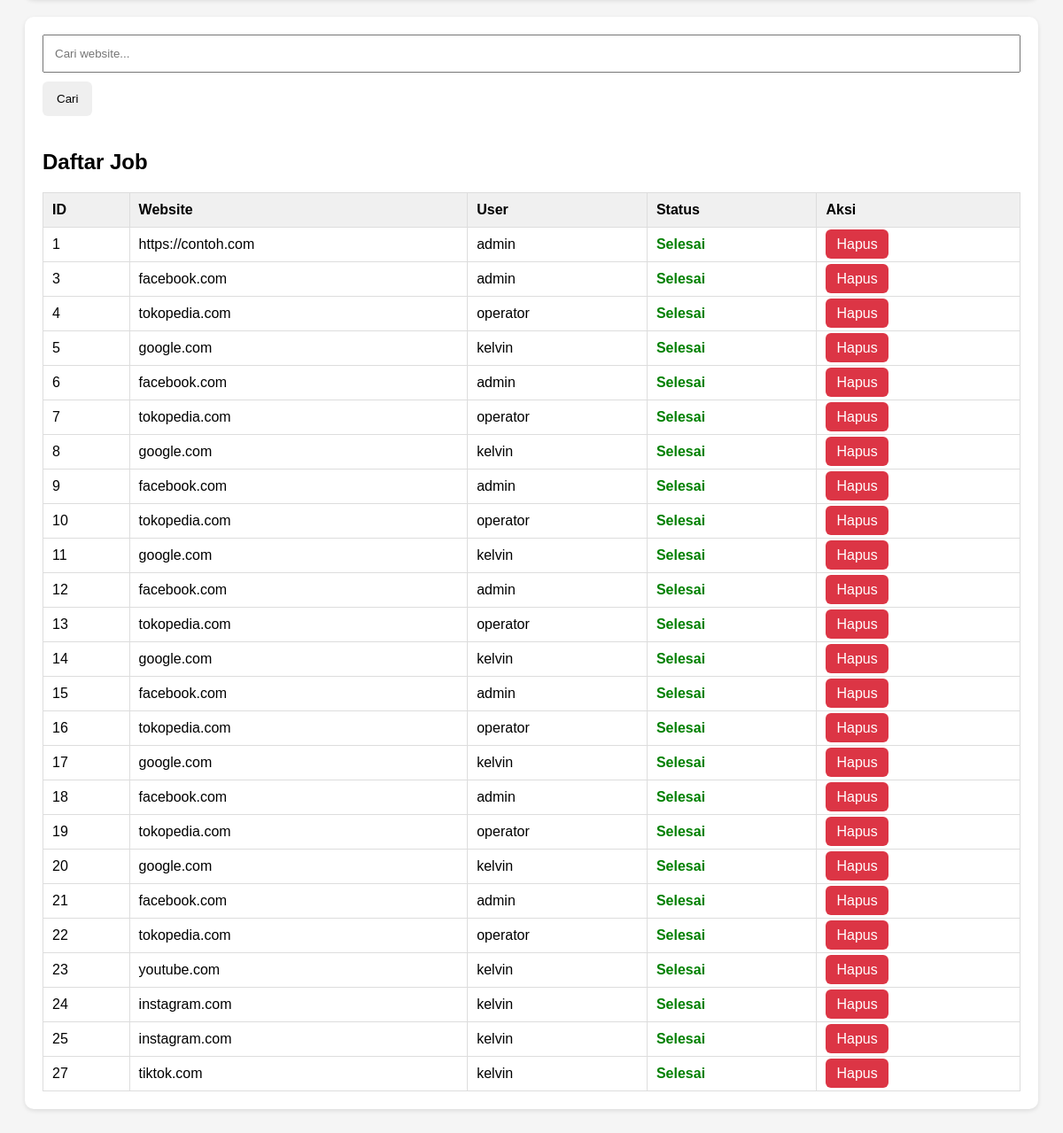
Page / (signed in, lower part) on the earlier database version.
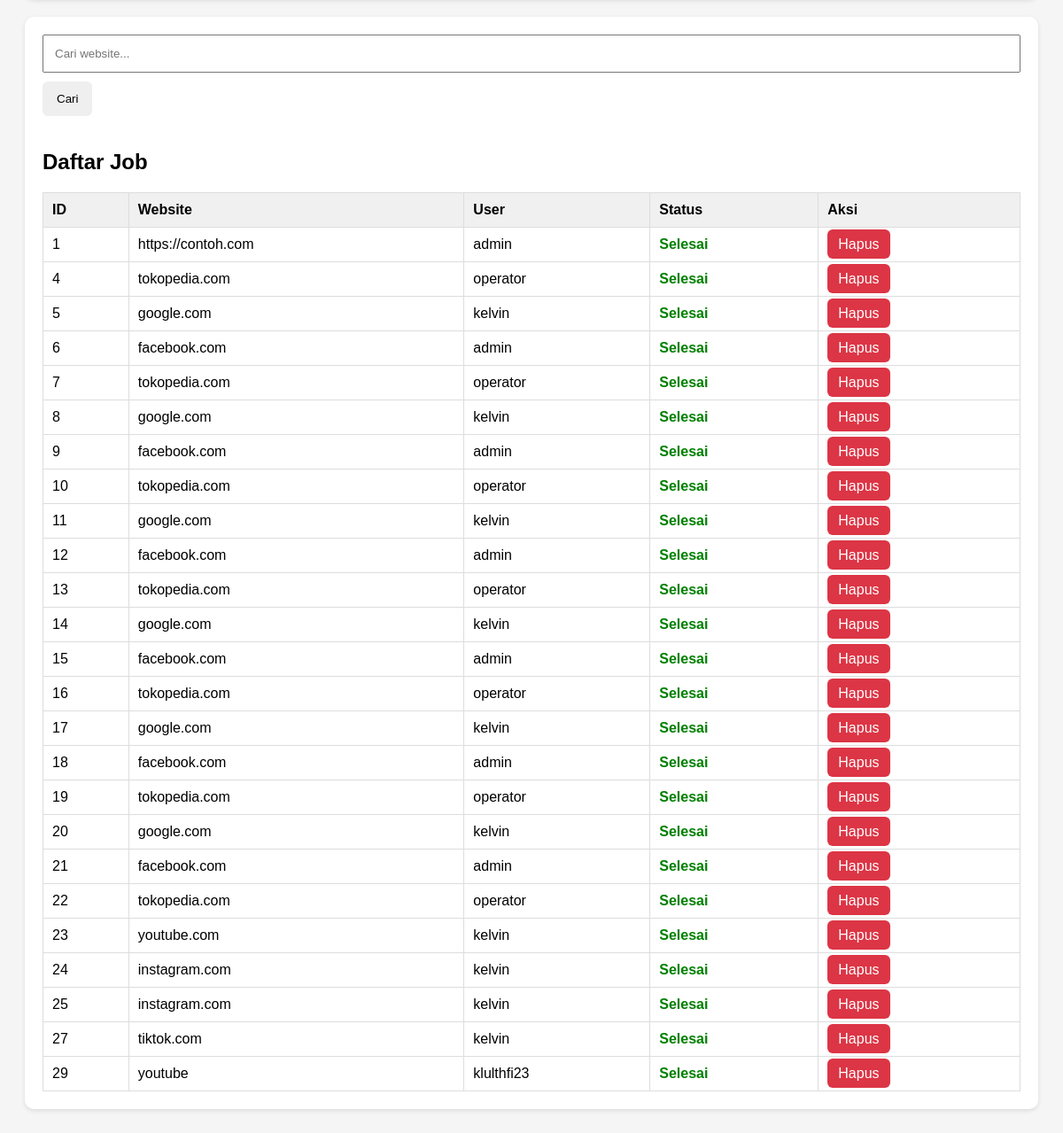
Same page on the later database version.
### tables this page shows
CREATE TABLE jobs(
            id INTEGER PRIMARY KEY AUTOINCREMENT,
            website TEXT NOT NULL,
            username TEXT,
            status TEXT DEFAULT 'Pending',
            created_at TIMESTAMP DEFAULT CURRENT_TIMESTAMP
        );

### dashboard/app.py (the view)
@app.route("/")
def home():
    if not session.get("login"):
        return redirect("/login")
    keyword = request.args.get("q", "").strip()
    db = Database()
    if keyword:
        jobs = db.find_job(keyword)
    else:
        jobs = db.get_jobs()
    total = len(jobs)
    pending = len([
        j for j in jobs
        if j[3] == "Pending"
    ])
    running = len([
        j for j in jobs
        if j[3] == "Running"
    ])
    selesai = len([
        j for j in jobs
        if j[3] == "Selesai"
    ])
    gagal = len([
        j for j in jobs
        if j[3] == "Gagal"
    ])
    db.close()
    return render_template(
        "index.html",
        jobs=jobs,
        total=total,
        pending=pending,
        running=running,
        selesai=selesai,
        gagal=gagal,
        username=session.get("username"),
        keyword=keyword
    )

### database/database.py (called while the page is built)
    def get_jobs(self):
        self.cursor.execute("""
        SELECT *
        FROM jobs
        ORDER BY id
        """)
        return self.cursor.fetchall()

    def close(self):
        self.conn.close()

### dashboard/templates/index.html (shortened to what this page needs)
<!DOCTYPE html>
<html>
<head>
</head>
<body>
<div class="card">
<form method="get">
    <input
        type="text"
        name="q"
        placeholder="Cari website..."
        value="{{ keyword }}">
    <button type="submit">
        Cari
    </button>
</form>
<br>
    <h2>Daftar Job</h2>
    <table>
        <tr>
            <th>ID</th>
            <th>Website</th>
            <th>User</th>
            <th>Status</th>
            <th>Aksi</th>
        </tr>
        {% for job in jobs %}
        <tr>
            <td>{{ job[0] }}</td>
            <td>{{ job[1] }}</td>
            <td>{{ job[2] }}</td>
            <td>
                {% if job[3] == "Pending" %}
                    <span class="pending">Pending</span>
                {% elif job[3] == "Running" %}
                    <span class="running">Running</span>
                {% elif job[3] == "Selesai" %}
                    <span class="selesai">Selesai</span>
                {% else %}
                    <span class="gagal">Gagal</span>
                {% endif %}
            </td>
            <td>
                <a
                    href="/delete/{{ job[0] }}"
                    class="btn-delete">
                    Hapus
                </a>
            </td>
        </tr>
        {% endfor %}
    </table>
</div>
</body>
</html>

### dashboard/templates/index.html (style rules this page uses)
body { font-family: Arial, sans-serif; padding:20px; background:#f5f5f5; }
.card { background:white; padding:20px; border-radius:10px; margin-bottom:20px; box-shadow:0 2px 5px rgba(0,0,0,.1); }
input { width:100%; padding:12px; margin-bottom:10px; box-sizing:border-box; }
button { border:none; padding:12px 16px; border-radius:6px; cursor:pointer; }
.btn-delete { background:#dc3545; color:white; padding:8px 12px; text-decoration:none; border-radius:6px; }
table { width:100%; border-collapse:collapse; background:white; }
th, td { border:1px solid #ddd; padding:10px; text-align:left; }
th { background:#f0f0f0; }
.selesai { color:green; font-weight:bold; }

Differences in the rows shown:
removed jobs: id "3", website "facebook.com", username "admin", status "Selesai"
added jobs: id "29", website "youtube", username "klulthfi23", status "Selesai"
